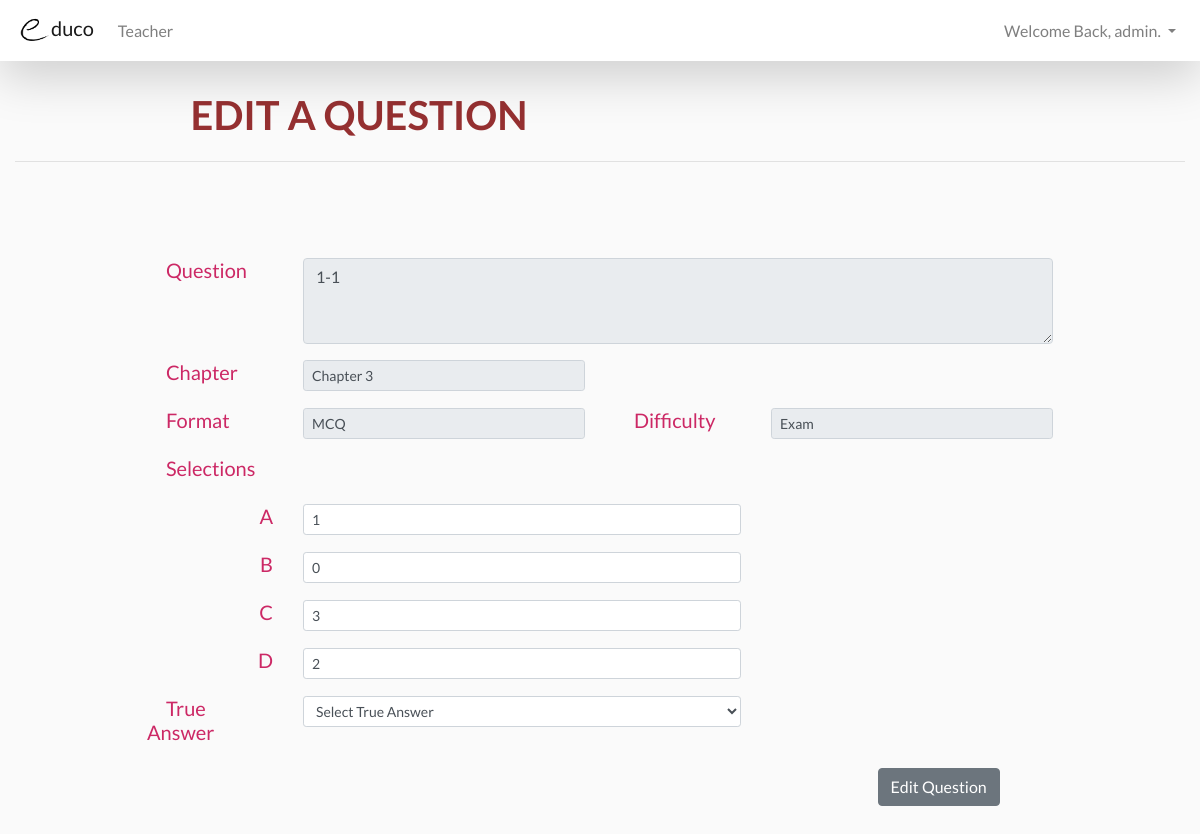
The app's page /website/questions/edit_question.php?id=102 (signed in) with its own data.
### tables this page shows
CREATE TABLE `question` (
  `Q_No` int(11) NOT NULL,
  `U_ID` int(11) NOT NULL,
  `Chapter` varchar(255) NOT NULL,
  `Format` varchar(255) NOT NULL,
  `Difficulty` varchar(255) NOT NULL,
  `Mark` int(1) NOT NULL,
  `QuestionContent` text NOT NULL,
  `Image` mediumblob,
  `Imagepath` varchar(255) DEFAULT NULL,
  `A` varchar(255) NOT NULL,
  `B` varchar(255) NOT NULL,
  `C` varchar(255) NOT NULL,
  `D` varchar(255) NOT NULL,
  `TrueAnswer` varchar(255) NOT NULL,
  `Approval` int(11) DEFAULT NULL
);

### website/questions/edit_question.php (the view, shortened to what this page needs)
<html>
<head>
<?php include($_SERVER["DOCUMENT_ROOT"].'/template/header.php'); ?>
</head>
<body>
<?php include($_SERVER["DOCUMENT_ROOT"].'/template/teachernavbar.php'); ?>
<br/>
<div class="container-fluid title">
  <div class="row-xl">
    <b>EDIT A QUESTION</b>
</div>
<hr><br>
<?php $id = $_GET['id'];
  $conn = mysqli_connect("localhost","root","","educo")
  or die("<script>alert('error in db connection');<script>");
  $sql = "SELECT * from question WHERE Q_No = '$id';";
  $result = mysqli_query($conn,$sql);
  $row = mysqli_fetch_array($result);
  $qno = $row['Q_No'];
echo "<form class='justify-content-center' method='post' action='edit_question_function.php?id=".$qno."' enctype='multipart/form-data' style='padding-top: 20px;'>";?>
  <div class="container-fluid form-group" style="width: 80%;">
    <div class="row">
      <div class="col-2">
        <h4>Question</h4>
      </div>
      <div class="col">
        <textarea class="form-control" id="exampleFormControlTextarea1" name="question" disabled="disabled" rows="3" placeholder="Enter your question here..."><?php echo $row['QuestionContent'];?></textarea>
      </div>
    </div>
  </div>
  <div class="container-fluid form-group" style="width: 80%;">
    <div class="row">
      <div class="col-2">
        <h4>Chapter</h4>
      </div>
      <div class="col-4">
        <input type="text" name="chapter" value="<?php echo $row['Chapter'];?>" disabled="disabled" class="form-control form-control-sm">
      </div>
    </div>
  </div>
  <div class="container-fluid form-group" style="width: 80%;">
    <div class="row">
      <div class="col-2">
        <h4>Format</h4>
      </div>
      <div class="col-4">
        <input type="text" name="format" value="<?php echo $row['Format'];?>" disabled="disabled" class="form-control form-control-sm">
      </div>
      <div class="col-2">
        <h4>Difficulty</h4>
      </div>
      <div class="col-4">
        <input type="text" name="difficulty" value="<?php echo $row['Difficulty'];?>" disabled="disabled" class="form-control form-control-sm">
      </div>
    </div>
  </div>
  <div class="container-fluid form-group" style="width: 80%;">
    <div class="row">
      <div class="col-2">
        <h4>Selections</h4>
      </div>
      <div class="col">
      </div>
    </div>
  </div>
  <div class="container-fluid form-group" style="width: 80%;">
    <div class="row">
      <div class="col-2">
        <h4 style="text-align: right;">A</h4>
      </div>
      <div class="col-6">
        <input type="text" class="form-control form-control-sm" name="answer1" id="colFormLabelSm" placeholder="Enter first selection here..." value="<?php echo $row['A'];?>">
      </div>
    </div>
  </div>
  <div class="container-fluid form-group" style="width: 80%;">
    <div class="row">
      <div class="col-2">
        <h4 style="text-align: right;">B</h4>
      </div>
      <div class="col-6">
        <input type="text" class="form-control form-control-sm" name="answer2" id="colFormLabelSm" placeholder="Enter second selection here..." value="<?php echo $row['B'];?>">
      </div>
    </div>
  </div>
  <div class="container-fluid form-group" style="width: 80%;">
    <div class="row">
      <div class="col-2">
        <h4 style="text-align: right;">C</h4>
      </div>
      <div class="col-6">
        <input type="text" class="form-control form-control-sm" name="answer3" id="colFormLabelSm" placeholder="Enter third selection here..." value="<?php echo $row['C'];?>">
      </div>
    </div>
  </div>
  <div class="container-fluid form-group" style="width: 80%;">
    <div class="row">
      <div class="col-2">
        <h4 style="text-align: right;">D</h4>
      </div>
      <div class="col-6">
        <input type="text" class="form-control form-control-sm" name="answer4" id="colFormLabelSm" placeholder="Enter fourth selection here..." value="<?php echo $row['D'];?>">
      </div>
    </div>
  </div>
  <div class="container-fluid form-group" style="width: 80%;">
    <div class="row">
      <div class="col-2">
        <h4>True Answer</h4>
      </div>
      <div class="col-6">
      <select class="form-control form-control-sm" name="trueanswer">
        <option disabled selected>Select True Answer</option>
        </select>
      </div>
    </div>
  </div>
  <div class="container-fluid questionbuttons">
    <div class="col">
      <input type="submit" value="Edit Question" class="btn btn-secondary">
    </div>
  </div>
</form>
</body>
</html>

### template/main.css (style rules this page uses)
.title { text-indent: 15%; font-size: 2.5em; color: #953031; }

### template/header.php (style rules this page uses)
body { font-family: 'Lato' !important; background-color: #FAFAFA !important; }

### website/questions/edit_question.php (style rules this page uses)
h4 { font-size: 0.5em; color: #CC2865; }
.questionbuttons { text-indent: 75%; }

### records on screen
question: question "1-1", chapter "Chapter 3", format "MCQ", difficulty "Exam", answer1 "1", answer2 "0", answer3 "3", answer4 "2"

### other values on screen
$_SESSION['user'] "admin"
